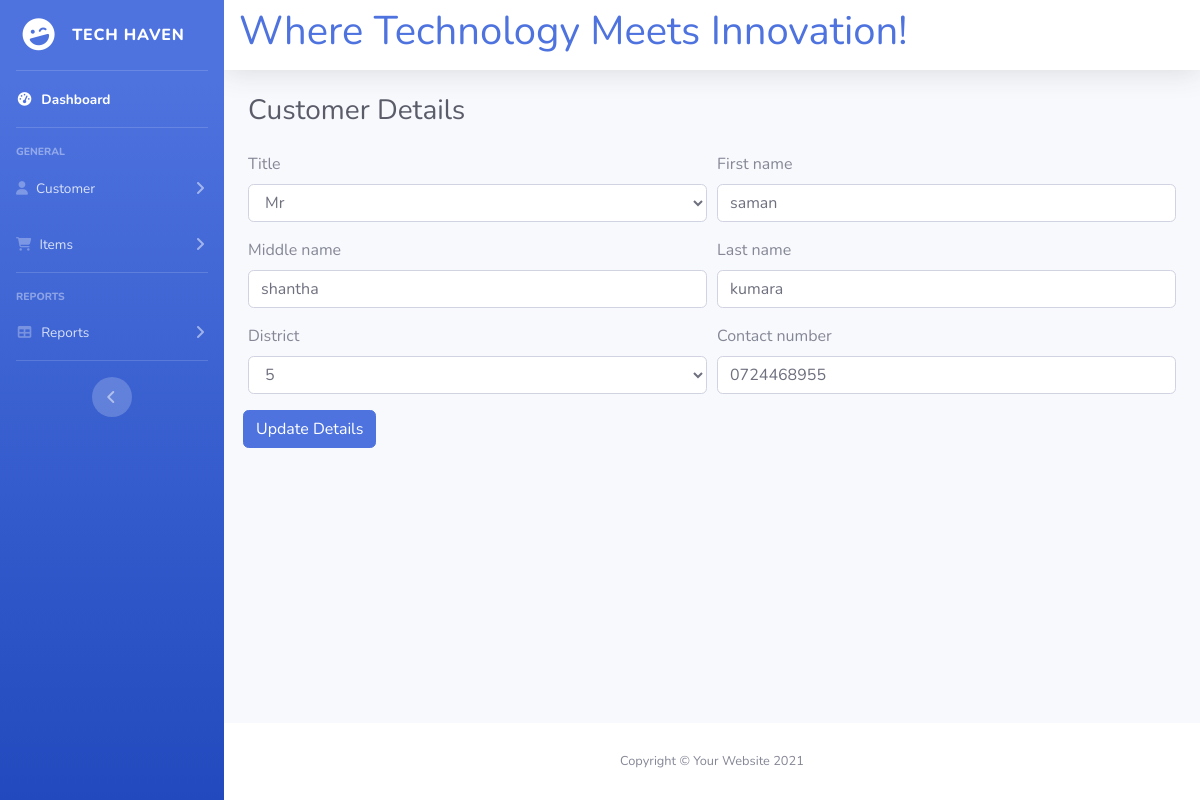
/Customer_Update_UI.php?customer_id=1, run on the app's committed database.
### tables this page shows
CREATE TABLE IF NOT EXISTS `customer` (
  `id` int(11) NOT NULL AUTO_INCREMENT,
  `title` varchar(20) NOT NULL,
  `first_name` varchar(50) NOT NULL,
  `middle_name` varchar(50) NOT NULL,
  `last_name` varchar(50) NOT NULL,
  `contact_no` varchar(10) NOT NULL,
  `district` varchar(50) NOT NULL,
  PRIMARY KEY (`id`)
);

### Customer_Update_UI.php (the view, shortened to what this page needs)
<?php
require_once( 'database_conn.php' ); ?>
<!DOCTYPE html>
<html lang="en">
<head>
    <link href="vendor/fontawesome-free/css/all.min.css" rel="stylesheet" type="text/css">
    <link href="css/sb-admin-2.min.css" rel="stylesheet">
    <link href="css/style.css" rel="stylesheet">
</head>
<body id="page-top">
    <div id="wrapper">
        <?php require_once( 'Side_bar.php' );?>
        <div id="content-wrapper" class="d-flex flex-column">
            <div id="content">
                <?php require_once( 'Topbar.php' );?>
                <div class="container-fluid">
                    <div class="d-sm-flex align-items-center justify-content-between mb-4">
                        <h1 class="h3 mb-0 text-gray-800">Customer Details</h1>
                    </div>
                    <form action="Customer_Update.php" method="POST">
                        <?php
                                    $customer_id = $_GET[ 'customer_id' ];
                                    $sql_query = "SELECT * FROM customer WHERE id='$customer_id'";
                                    $sql_query_result = $database_connection->query( $sql_query );
                                    if ( $sql_query_result->num_rows>0 ) {
                                        $data_row = $sql_query_result->fetch_assoc();
                                        $title = $data_row[ 'title' ];
                                        $first_name = $data_row[ 'first_name' ];
                                        $middle_name = $data_row[ 'middle_name' ];
                                        $last_name = $data_row[ 'last_name' ];
                                        $contact_number = $data_row[ 'contact_no' ];
                                        $district = $data_row[ 'district' ];
                                    } else {
                                    }
                                    ?>
                        <div class="form-row">
                            <div class="form-group col-md-6">
                                <label class="mr-sm-2" for="title">Title</label>
                                <select id="title" name="title" class="form-control">
                                    <option selected value="<?php echo $title;?>"><?php echo $title;?></option>
                                </select>
                            </div>
                            <div class="form-group col-md-6">
                                <label for="first_name">First name</label>
                                <input type="text" class="form-control" id="first_name" name="first_name"
                                    placeholder="First name" value="<?php echo $first_name;?>">
                            </div>
                        </div>
                        <div class="form-row">
                            <div class="form-group col-md-6">
                                <label for="middle_name">Middle name</label>
                                <input type="text" class="form-control" id="middle_name" name="middle_name"
                                    placeholder="Middle name" value="<?php echo $middle_name;?>">
                            </div>
                            <div class="form-group col-md-6">
                                <label for="last_name">Last name</label>
                                <input type="text" class="form-control" id="last_name" name="last_name"
                                    placeholder="Last name" value="<?php echo $last_name;?>">
                            </div>
                        </div>
                    <div class="form-row">
                            <div class="form-group col-md-6">
                                <div>
                                    <label for="district">District</label>
                                    <select id="district" name="district" class="form-control">
                                    <option selected value="<?php echo $district;?>"><?php echo $district;?></option>
                                    </select>
                                </div>
                            </div>
                            <div class="form-group col-md-6">
                                <label for="contact_number">Contact number</label>
                                <input type="number" class="form-control" id="contact_number" name="contact_number"
                                    placeholder="Contact number" value="<?php echo $contact_number;?>">
                            </div>
                        </div>
                        <div class="form-row">
                            <div class="form-group col-md-6">
                                <div class="form-row">
                                    <div class="form-group">
                                        <button type="submit" class="btn btn-primary">Update Details</button>
                                    </div>
                                </div>
                            </div>
                        </div>
                    </form>
                </div>
            </div>
            <?php require_once( 'Footer.php' );?>
        </div>
    </div>
</body>
</html>

### data on the page
customer: title "Mr", first_name "saman", middle_name "shantha", last_name "kumara", district "5", contact_number "0724468955"
